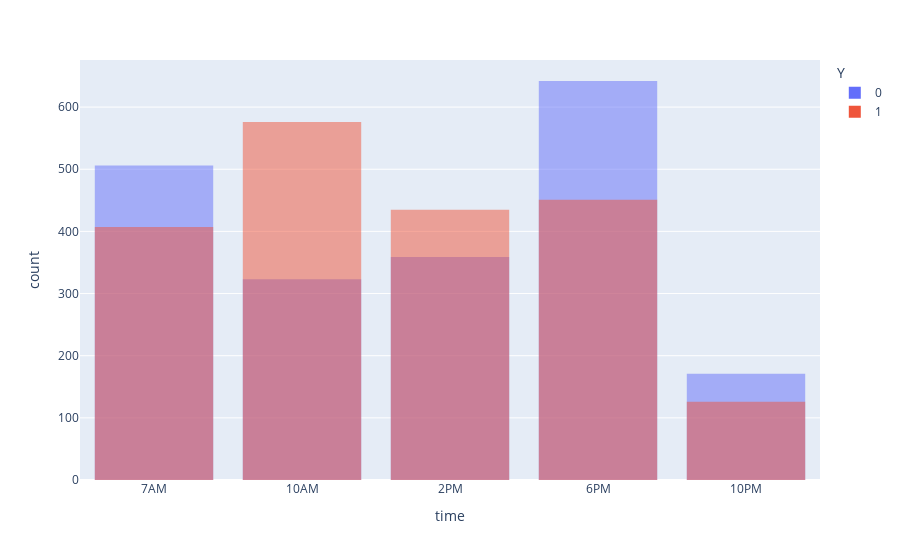

Notebook source saved alongside this figure:
### Markdown cell above
# Looking at the previous plot and the printed output of the counts i can tell that approximately half of all drivers accepted the coffee house coupons on their trips. 
Next i want to see how the time on the road affect the outcome of whether the drivers accepted the coupons or not.

### Code cell
#creating a historgram of the times that people decided to go the coffee houses for the different accepatnce rates
#setting the order of the categories i want to see (times) since they are strings and not correectly ordered
cat=['7AM','10AM','2PM','6PM','10PM']
fig = px.histogram(df_coff,x='time',category_orders={'time': cat},color='Y',barmode='overlay')
fig.show()

### Figure 1 — Plotly figure (JSON) as saved in the notebook; plotly's stock layout.template omitted (floating-point values rounded to 4 significant figures; data arrays with more than 128 entries replaced by an {"elided": "..."} marker saying what was removed)
{"data": [{"alignmentgroup": "True", "bingroup": "x", "hovertemplate": "Y=0<br>time=%{x}<br>count=%{y}<extra></extra>", "legendgroup": "0", "marker": {"color": "#636efa", "opacity": 0.5, "pattern": {"shape": ""}}, "name": "0", "offsetgroup": "0", "orientation": "v", "showlegend": true, "type": "histogram", "x": {"elided": "2001 str values"}, "xaxis": "x", "yaxis": "y"}, {"alignmentgroup": "True", "bingroup": "x", "hovertemplate": "Y=1<br>time=%{x}<br>count=%{y}<extra></extra>", "legendgroup": "1", "marker": {"color": "#EF553B", "opacity": 0.5, "pattern": {"shape": ""}}, "name": "1", "offsetgroup": "1", "orientation": "v", "showlegend": true, "type": "histogram", "x": {"elided": "1995 str values"}, "xaxis": "x", "yaxis": "y"}], "layout": {"barmode": "overlay", "legend": {"title": {"text": "Y"}, "tracegroupgap": 0}, "margin": {"t": 60}, "xaxis": {"anchor": "y", "categoryarray": ["7AM", "10AM", "2PM", "6PM", "10PM"], "categoryorder": "array", "domain": [0, 1], "title": {"text": "time"}}, "yaxis": {"anchor": "x", "domain": [0, 1], "title": {"text": "count"}}}}
